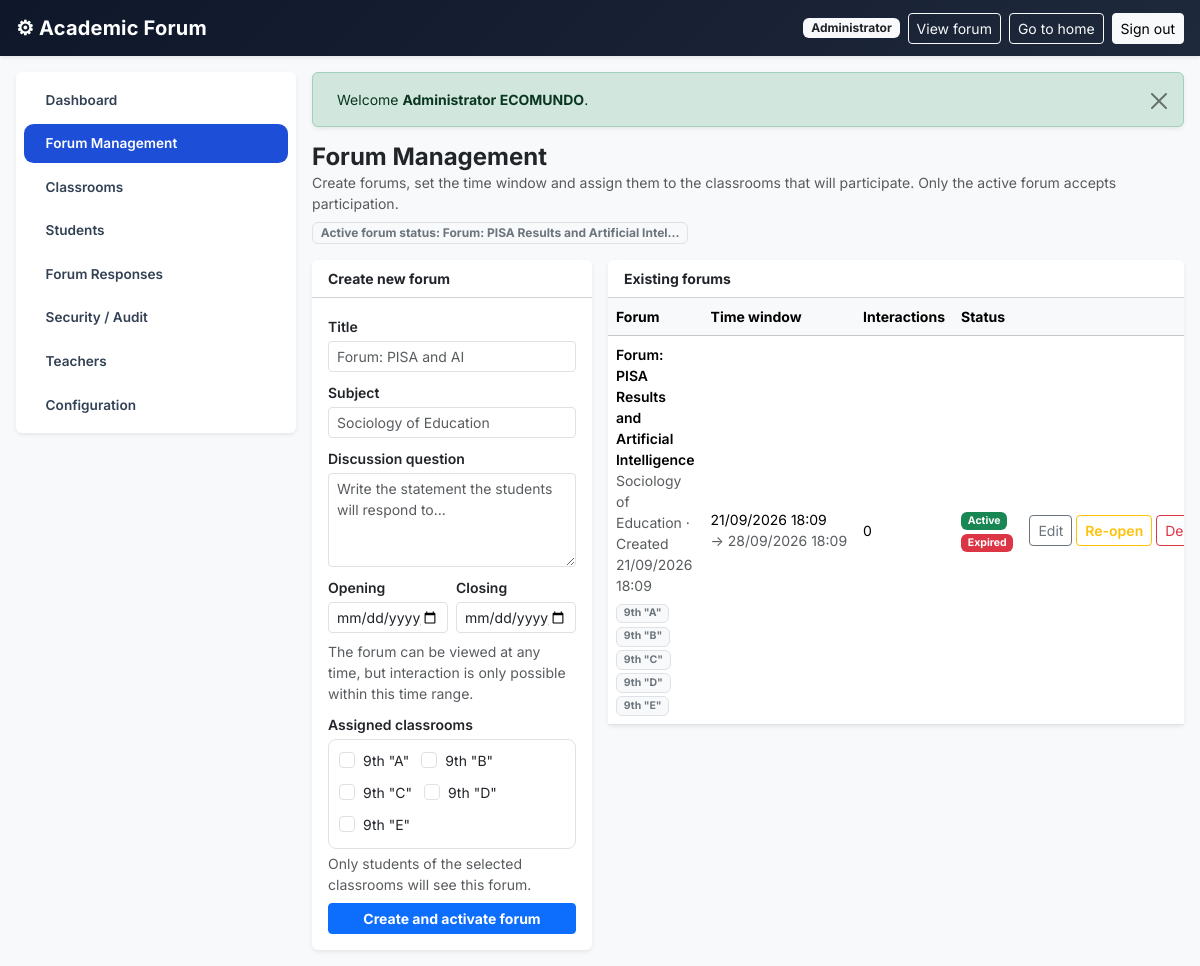
Page /admin/forum (signed in) on the committed database.
### tables this page shows
CREATE TABLE `forums` (
    `id`         INT UNSIGNED NOT NULL AUTO_INCREMENT,
    `title`      VARCHAR(190) NOT NULL,
    `subject`    VARCHAR(190) NOT NULL,
    `question`   TEXT         NOT NULL,
    `open_at`    DATETIME     NOT NULL,
    `close_at`   DATETIME     NOT NULL,
    `is_active`  TINYINT(1) NOT NULL DEFAULT 0,
    `created_by` INT UNSIGNED NULL,
    `created_at` DATETIME NOT NULL DEFAULT CURRENT_TIMESTAMP,
    PRIMARY KEY (`id`),
    KEY `fk_forums_user` (`created_by`),
    CONSTRAINT `fk_forums_user` FOREIGN KEY (`created_by`) REFERENCES `users` (`id`) ON DELETE SET NULL
);

CREATE TABLE `salones` (
    `id`         INT UNSIGNED NOT NULL AUTO_INCREMENT,
    `name`       VARCHAR(80)  NOT NULL,
    `teacher_id` INT UNSIGNED NULL,
    `created_at` DATETIME     NOT NULL DEFAULT CURRENT_TIMESTAMP,
    PRIMARY KEY (`id`),
    UNIQUE KEY `uq_salones_name` (`name`),
    KEY `fk_salones_teacher` (`teacher_id`),
    CONSTRAINT `fk_salones_teacher` FOREIGN KEY (`teacher_id`) REFERENCES `users` (`id`) ON DELETE CASCADE
);

### app/Core/View.php (called while the page is built, shortened)
<?php
class View
{
    protected static function resolve(string $view): string
    {
        $file = APP_PATH . DS . 'Views' . DS . str_replace('.', DS, $view) . '.php';
        return $file;
    }
    public static function render(string $view, array $data = []): void
    {
        extract($data, EXTR_SKIP);
        require self::resolve($view);
    }
}

### app/Core/Controller.php (called while the page is built)
<?php
abstract class Controller
{
    protected function view(string $view, array $data = []): void
    {
        View::render($view, $data);
    }
}

### app/Controllers/AdminController.php (called while the page is built, shortened)
<?php
class AdminController extends Controller
{
    private function isAdmin(): bool
    {
        return is_admin_user();
    }
    private function scope(): ?int
    {
        return $this->isAdmin() ? null : $this->uid();
    }
    public function forumIndex(): void
    {
        $scope  = $this->scope();
        $salones = Salon::all($scope);
        $forums  = Forum::all($scope);
        $this->view('admin/forum', [
            'forums'    => $forums,
            'active'    => Forum::active(),
            'salones'   => $salones,
            'pageTitle' => 'Forum Management',
        ]);
    }
}

### index.php (called while the page is built, shortened)
<?php
spl_autoload_register(function ($class) {
    $dirs = [APP_PATH . DS . 'Models', APP_PATH . DS . 'Controllers', APP_PATH . DS . 'Core'];
    foreach ($dirs as $dir) {
        $file = $dir . DS . $class . '.php';
        if (is_file($file)) {
            return;
        }
    }
});
require_once APP_PATH . DS . 'Helpers' . DS . 'functions.php';
$url    = isset($_GET['url']) ? trim($_GET['url'], '/') : '';
$method = $_SERVER['REQUEST_METHOD'] ?? 'GET';
try {
    $router = new Router();
    $router->dispatch($method, $url);
} catch (Throwable $e) {
    http_response_code(500);
    if (DEBUG) {
        echo '<pre>' . e($e->getMessage()) . PHP_EOL . e($e->getTraceAsString()) . '</pre>';
    } else {
        echo 'An unexpected error occurred. Please try again.';
    }
}

### app/Models/Database.php (called while the page is built, shortened)
<?php
class Database
{
    private static $conn = null;
    private static function conn(): mysqli
    {
        if (self::$conn === null) {
            self::$conn = new mysqli(DB_HOST, DB_USER, DB_PASS, DB_NAME, DB_PORT);
            self::$conn->set_charset('utf8mb4');
        }
        return self::$conn;
    }
    public static function query(string $sql, array $params = []): ?mysqli_result
    {
        $stmt = self::conn()->prepare($sql);
        $stmt->execute();
        return $stmt->get_result();
    }
    public static function fetchAll(string $sql, array $params = []): array
    {
        $result = self::query($sql, $params);
        return $result ? $result->fetch_all(MYSQLI_ASSOC) : [];
    }
    public static function fetchOne(string $sql, array $params = []): ?array
    {
        $result = self::query($sql, $params);
        return $result ? ($result->fetch_assoc() ?: null) : null;
    }
}

### app/Models/Forum.php (called while the page is built, shortened)
<?php
class Forum
{
    public static function active(): ?array
    {
        return Database::fetchOne(
            "SELECT f.*, u.first_name, u.last_name, u.email AS teacher_email
             FROM forums f
             LEFT JOIN users u ON u.id = f.created_by
             WHERE f.is_active = 1
             ORDER BY f.id DESC LIMIT 1"
        );
    }
    public static function all(?int $teacherId = null): array
    {
        $sql = "SELECT f.*, u.first_name, u.last_name,
                    (SELECT COUNT(*) FROM responses r WHERE r.forum_id = f.id) AS total_responses
             FROM forums f
             LEFT JOIN users u ON u.id = f.created_by";
        $params = [];
        $sql .= " ORDER BY f.created_at DESC";
        return Database::fetchAll($sql, $params);
    }
}

### app/Helpers/functions.php (called while the page is built, shortened)
<?php
function e($value): string
{
    return htmlspecialchars((string) $value, ENT_QUOTES, 'UTF-8');
}
function base_url(string $path = ''): string
{
    return BASE_URL . '/' . ltrim($path, '/');
}
function current_user(): ?array
{
    return $_SESSION['user'] ?? null;
}
function is_admin_user(): bool
{
    return (current_user()['role'] ?? '') === 'admin';
}
function pretty_datetime(string $datetime): string
{
    return date('d/m/Y H:i', strtotime($datetime));
}
function time_status(array $forum): string
{
    $open  = strtotime($forum['open_at']);
    $close = strtotime($forum['close_at']);
    $now   = time();
    if ($now > $close) return 'expired';
    return 'open';
}

### app/Models/Salon.php (called while the page is built, shortened)
<?php
class Salon
{
    public static function all(?int $teacherId = null): array
    {
        $sql = "SELECT s.*, u.first_name, u.last_name AS teacher_name
                FROM salones s
                LEFT JOIN users u ON u.id = s.teacher_id";
        $params = [];
        $sql .= " ORDER BY s.name ASC";
        return Database::fetchAll($sql, $params);
    }
}

### app/Views/admin/forum.php (the view, shortened to what this page needs)
<?php $salonNames = []; foreach (($salones ?? []) as $__s) { $salonNames[(int) $__s['id']] = $__s['name']; } ?>
<?php include APP_PATH . '/Views/admin/_admin_head.php'; ?>
<div class="d-flex flex-wrap justify-content-between align-items-center mb-3 gap-2">
    <div>
        <h1 class="h4 fw-bold mb-0">Forum Management</h1>
        <p class="text-muted small mb-0">Create forums, set the time window and assign them to the classrooms that will participate. Only the active forum accepts participation.</p>
    </div>
    <span class="badge <?= $active && time_status($active) === 'open' ? 'text-bg-success' : 'text-bg-light text-secondary border' ?>">
        Active forum status: <?= $active ? (mb_strlen($active['title']) > 40 ? e(mb_substr($active['title'], 0, 40)) . '…' : e($active['title'])) : '—' ?>
    </span>
</div>
<div class="row g-3">
    <div class="col-12 col-xl-4">
        <div class="card border-0 shadow-sm">
            <div class="card-header bg-white fw-bold small">Create new forum</div>
            <div class="card-body">
                <form method="post" action="<?= e(base_url('admin/forum/create')) ?>">
                    <div class="mb-2">
                        <label class="form-label small fw-semibold mb-1">Title</label>
                        <input type="text" name="title" class="form-control form-control-sm" required maxlength="190" placeholder="Forum: PISA and AI">
                    </div>
                    <div class="mb-2">
                        <label class="form-label small fw-semibold mb-1">Subject</label>
                        <input type="text" name="subject" class="form-control form-control-sm" required maxlength="190" placeholder="Sociology of Education">
                    </div>
                    <div class="mb-2">
                        <label class="form-label small fw-semibold mb-1">Discussion question</label>
                        <textarea name="question" rows="4" class="form-control form-control-sm" required placeholder="Write the statement the students will respond to..."></textarea>
                    </div>
                    <div class="row g-2 mb-2">
                        <div class="col-6">
                            <label class="form-label small fw-semibold mb-1">Opening</label>
                            <input type="datetime-local" name="open_at" class="form-control form-control-sm" required>
                        </div>
                        <div class="col-6">
                            <label class="form-label small fw-semibold mb-1">Closing</label>
                            <input type="datetime-local" name="close_at" class="form-control form-control-sm" required>
                        </div>
                    </div>
                    <div class="form-text small mb-2">
                        The forum can be viewed at any time, but interaction is only possible within this time range.
                    </div>
                    <div class="mb-2">
                        <label class="form-label small fw-semibold mb-1">Assigned classrooms</label>
                        <div class="classroom-checkbox-group">
                            <?php foreach ($salones as $__s): ?>
                                <label class="form-check form-check-inline mb-1">
                                    <input class="form-check-input" type="checkbox" name="salons[]" value="<?= (int) $__s['id'] ?>">
                                    <span class="form-check-label small"><?= e($__s['name']) ?></span>
                                </label>
                            <?php endforeach; ?>
                        </div>
                        <div class="form-text small">Only students of the selected classrooms will see this forum.</div>
                    </div>
                    <button class="btn btn-primary btn-sm w-100 fw-bold">Create and activate forum</button>
                </form>
            </div>
        </div>
    </div>
    <div class="col-12 col-xl-8">
        <div class="card border-0 shadow-sm">
            <div class="card-header bg-white fw-bold small">Existing forums</div>
            <div class="table-responsive">
                <table class="table table-hover align-middle small mb-0">
                    <thead class="table-light">
                        <tr>
                            <th>Forum</th>
                            <th>Time window</th>
                            <th>Interactions</th>
                            <th>Status</th>
                            <th></th>
                        </tr>
                    </thead>
                    <tbody>
                        <?php foreach ($forums as $f): ?>
                            <?php $__st = time_status($f); ?>
                            <tr>
                                <td>
                                    <div class="fw-semibold"><?= e($f['title']) ?></div>
                                    <div class="text-muted"><?= e($f['subject']) ?> · Created <?= e(pretty_datetime($f['created_at'])) ?></div>
                                    <div class="mt-1">
                                        <?php foreach ($f['salon_ids'] as $__sid): ?>
                                            <span class="badge text-bg-light text-secondary border"><?= e($salonNames[(int) $__sid] ?? '—') ?></span>
                                        <?php endforeach; ?>
                                    </div>
                                </td>
                                <td class="text-nowrap">
                                    <?= e(pretty_datetime($f['open_at'])) ?><br>
                                    <span class="text-muted">→ <?= e(pretty_datetime($f['close_at'])) ?></span>
                                </td>
                                <td><?= (int) $f['total_responses'] ?></td>
                                <td>
                                    <?php if ((int) $f['is_active']): ?>
                                        <span class="badge text-bg-success">Active</span>
                                        <span class="badge <?= $__st === 'open' ? 'text-bg-success' : ($__st === 'expired' ? 'text-bg-danger' : 'text-bg-warning') ?>">
                                            <?= $__st === 'open' ? 'Open' : ($__st === 'expired' ? 'Expired' : 'Pending') ?>
                                        </span>
                                    <?php else: ?>
                                        <span class="badge text-bg-light text-secondary border">Inactive</span>
                                    <?php endif; ?>
                                </td>
                                <td class="text-end text-nowrap">
                                    <button type="button" class="btn btn-sm btn-outline-secondary"
                                            data-bs-toggle="modal" data-bs-target="#editModal"
                                            data-id="<?= (int) $f['id'] ?>"
                                            data-title="<?= e($f['title']) ?>"
                                            data-subject="<?= e($f['subject']) ?>"
                                            data-question="<?= e($f['question']) ?>"
                                            data-open="<?= e(date('Y-m-d\TH:i', strtotime($f['open_at']))) ?>"
                                            data-close="<?= e(date('Y-m-d\TH:i', strtotime($f['close_at']))) ?>"
                                            data-salons="<?= e(implode(',', $f['salon_ids'])) ?>">
                                        Edit
                                    </button>
                                    <?php if ((int) $f['is_active']): ?>
                                        <?php if ($__st === 'expired'): ?>
                                            <button type="button" class="btn btn-sm btn-outline-warning fw-semibold"
                                                    data-bs-toggle="modal" data-bs-target="#reopenModal"
                                                    data-id="<?= (int) $f['id'] ?>"
                                                    data-open="<?= e(date('Y-m-d\TH:i', strtotime($f['open_at']))) ?>"
                                                    data-close="<?= e(date('Y-m-d\TH:i', strtotime($f['close_at']))) ?>">
                                                Re-open
                                            </button>
                                        <?php else: ?>
                                            <span class="badge text-bg-light text-secondary border"><?= $__st === 'not_started' ? 'Scheduled' : 'Live' ?></span>
                                        <?php endif; ?>
                                    <?php endif; ?>
                                    <?php if ($__isAdminRole): ?>
                                        <form method="post" action="<?= e(base_url('admin/forum/delete')) ?>" class="d-inline"
                                              onsubmit="return confirm('Delete the forum <?= e(addslashes($f['title'])) ?> along with all its responses? This action cannot be undone.');">
                                            <button class="btn btn-sm btn-outline-danger">Delete</button>
                                        </form>
                                    <?php endif; ?>
                                </td>
                            </tr>
                        <?php endforeach; ?>
                    </tbody>
                </table>
            </div>
        </div>
    </div>
</div>
<?php include APP_PATH . '/Views/admin/_admin_foot.php'; ?>

### rows in the picture
forums: title "Forum: PISA Results and Artificial Intel", title "Forum: PISA Results and Artificial Intelligence", subject "Sociology of Education", created_at "21/09/2026 18:09", __sid "9th \"A\"", __sid "9th \"B\"", __sid "9th \"C\"", __sid "9th \"D\"", __sid "9th \"E\"", open_at "21/09/2026 18:09", close_at "28/09/2026 18:09", total_responses "0", is_active "Active"
salones: name "9th \"A\""
salones: name "9th \"B\""
salones: name "9th \"C\""
salones: name "9th \"D\""
salones: name "9th \"E\""

### other values in the picture
APP_NAME "Academic Forum"
$__ok "Welcome Administrator ECOMUNDO ."
